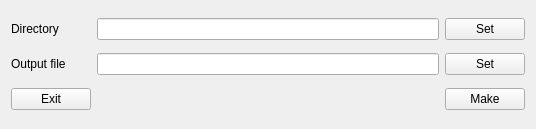
<?xml version="1.0" encoding="UTF-8"?>
<ui version="4.0">
 <class>MainWidget</class>
 <widget class="QWidget" name="MainWidget">
  <property name="geometry">
   <rect>
    <x>0</x>
    <y>0</y>
    <width>536</width>
    <height>129</height>
   </rect>
  </property>
  <property name="windowTitle">
   <string>Form</string>
  </property>
  <layout class="QVBoxLayout" name="verticalLayout">
   <item>
    <layout class="QHBoxLayout" name="horizontalLayout">
     <item>
      <widget class="QLabel" name="label">
       <property name="minimumSize">
        <size>
         <width>80</width>
         <height>0</height>
        </size>
       </property>
       <property name="text">
        <string>Directory</string>
       </property>
      </widget>
     </item>
     <item>
      <widget class="QLineEdit" name="le_inputDirectory">
       <property name="readOnly">
        <bool>true</bool>
       </property>
      </widget>
     </item>
     <item>
      <widget class="QPushButton" name="btn_setDir">
       <property name="minimumSize">
        <size>
         <width>80</width>
         <height>0</height>
        </size>
       </property>
       <property name="text">
        <string>Set</string>
       </property>
      </widget>
     </item>
    </layout>
   </item>
   <item>
    <layout class="QHBoxLayout" name="horizontalLayout_2">
     <item>
      <widget class="QLabel" name="label_2">
       <property name="minimumSize">
        <size>
         <width>80</width>
         <height>0</height>
        </size>
       </property>
       <property name="text">
        <string>Output file</string>
       </property>
      </widget>
     </item>
     <item>
      <widget class="QLineEdit" name="le_outputFile">
       <property name="readOnly">
        <bool>true</bool>
       </property>
      </widget>
     </item>
     <item>
      <widget class="QPushButton" name="btn_setFile">
       <property name="minimumSize">
        <size>
         <width>80</width>
         <height>0</height>
        </size>
       </property>
       <property name="text">
        <string>Set</string>
       </property>
      </widget>
     </item>
    </layout>
   </item>
   <item>
    <layout class="QHBoxLayout" name="horizontalLayout_3">
     <item>
      <widget class="QPushButton" name="btn_exit">
       <property name="text">
        <string>Exit</string>
       </property>
      </widget>
     </item>
     <item>
      <spacer name="horizontalSpacer_4">
       <property name="orientation">
        <enum>Qt::Horizontal</enum>
       </property>
       <property name="sizeHint" stdset="0">
        <size>
         <width>40</width>
         <height>20</height>
        </size>
       </property>
      </spacer>
     </item>
     <item>
      <widget class="QPushButton" name="btn_make">
       <property name="text">
        <string>Make</string>
       </property>
      </widget>
     </item>
    </layout>
   </item>
  </layout>
 </widget>
 <resources/>
 <connections/>
</ui>
